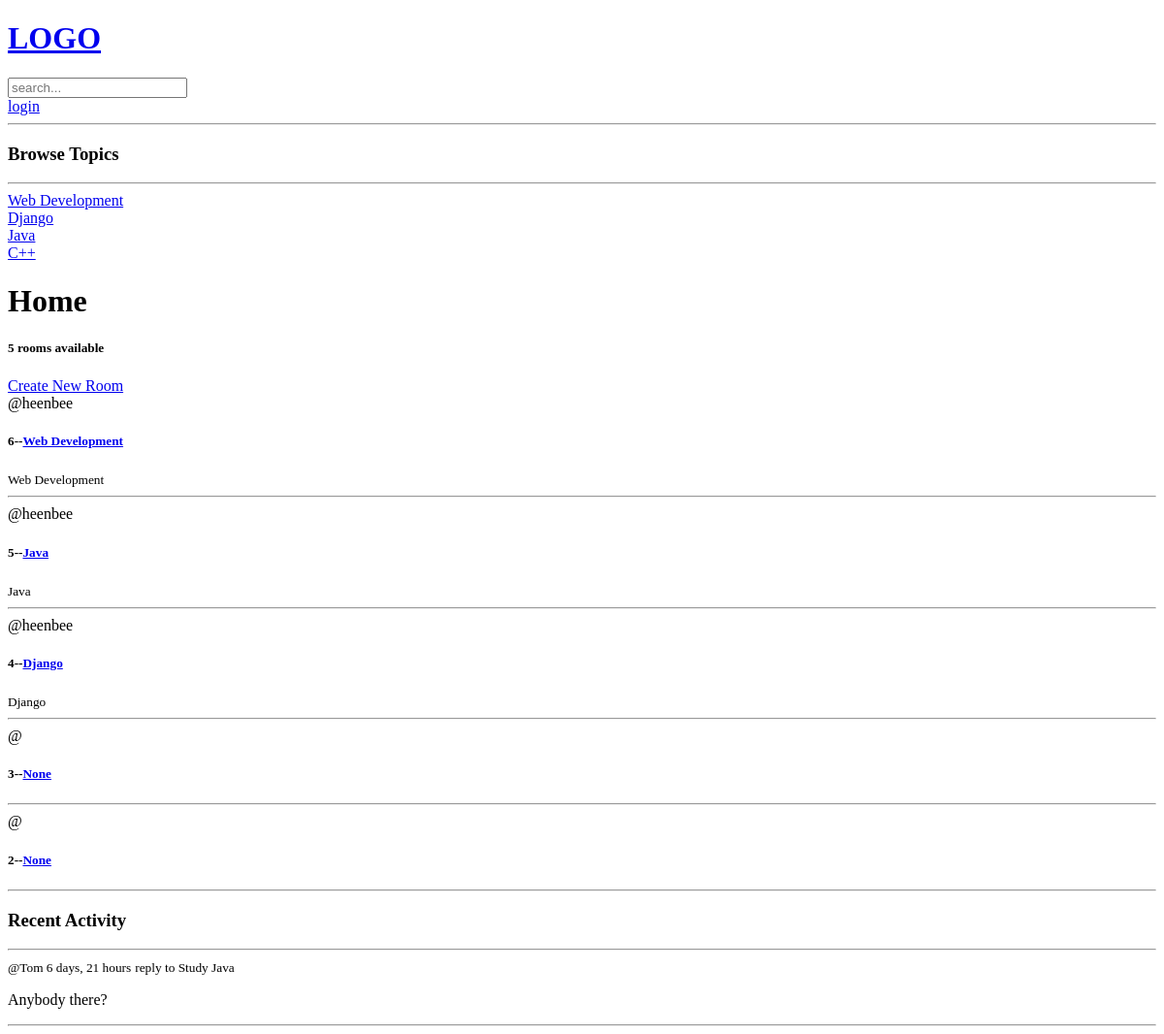
Before: / with the older database file.
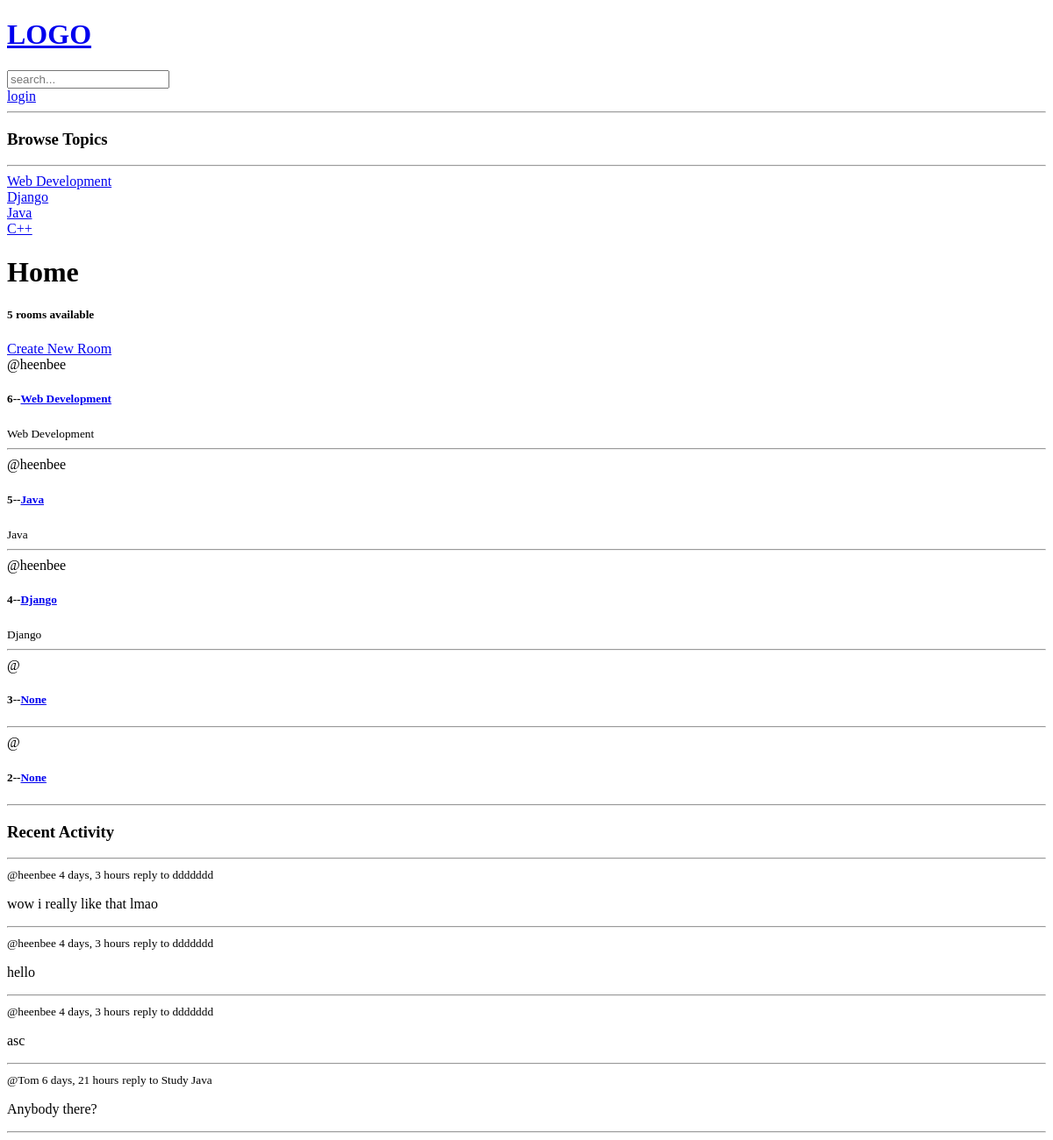
After: the same page with the newer database file.
### mainpage/models.py (models this page shows)
class Topic(models.Model):
    name = models.CharField(max_length=200)
    def __str__(self):
        return self.name

class Room(models.Model):
    host = models.ForeignKey(User, on_delete=models.SET_NULL, null=True)
    topic = models.ForeignKey(Topic, on_delete=models.SET_NULL, null=True)
    name = models.CharField(max_length=200)
    description = models.TextField(null=True, blank=True)
    participants = models.ManyToManyField(User, related_name='participants', blank=True)
    updated = models.DateTimeField(auto_now=True)
    created = models.DateTimeField(auto_now_add=True)
    class Meta:
        ordering =['-updated', '-created']
    def __str__(self):
        return self.name

class Message(models.Model):
    user = models.ForeignKey(User, on_delete=models.CASCADE)
    room = models.ForeignKey(Room, on_delete=models.CASCADE)
    body = models.TextField()
    updated = models.DateTimeField(auto_now=True)
    created = models.DateTimeField(auto_now_add=True)
    class Meta:
        ordering =['-updated', '-created']
    def __str__(self):
        return self.body[0:50]

### mainpage/views.py (the view)
# urls.py: 2. Add a URL to urlpatterns:  path('', views.home, name='home')
def home(request):
    q = request.GET.get('q') if request.GET.get('q') != None else '' # q is assigned value of string q when request intsance requests contain string q value..?
    rooms = Room.objects.filter( # can filter what kinds of data i want to show
        Q(topic__name__icontains= q) |
        Q(name__icontains= q) |
        Q(description__icontains= q)
        )
    topics = Topic.objects.all()
    room_count = rooms.count()
    room_messages = Message.objects.filter(Q(room__topic__name__icontains=q))
    return render(request, 'home.html', {'rooms':rooms, 'topics':topics, 'room_count':room_count, 'room_messages':room_messages}) # can feed context data in form of dictionary

### templates/home.html (shortened to what this page needs)
{% extends 'base.html' %}
{% block content %}
<div class='home-container'>
    <div>
        {% include 'topics_component.html' %}
    </div>
    <h1>Home</h1>
    <div>
        <h5>{{room_count}} rooms available</h5>
        <a href="{% url 'create-room' %}">Create New Room</a>
    </div>
        <div>
            {% for room in rooms %}
            <div>
                {% include 'feed_component.html' %}
            </div>
            {% endfor %}
            <div>
                {% include 'activity_component.html' %}
            </div>
        </div>
</div>
{% endblock %}

### templates/base.html (shortened to what this page needs)
<!DOCTYPE html>
<html lang="en">
<head>
</head>
<body>
    {% include 'navbar.html' %}
    {% block content %}
    {% endblock %}
</body>
</html>

### templates/navbar.html
<a href='#'>
    <h1>LOGO</h1>
</a>
<form method='GET' action='{% url "main-home" %}'>
    <input type='text' name='q' placeholder="search..."/>
</form>
{% if user.is_authenticated %}
    <p>Hello {{user}}</p>
    <a href="{% url 'logout' %}">logout</a>
{% else %}
    <a href="{% url 'login' %}">login</a>
{% endif %}
<hr />

### templates/topics_component.html
<h3>Browse Topics</h3>
        <hr />
        {% for topic in topics %}
        <div>
            <a href='{% url "main-home" %}?q={{topic.name}}'>{{topic.name}}</a>
        </div>
        {% endfor %}

### templates/feed_component.html (shortened to what this page needs)
<span>@{{ room.host.username }}</span>
<h5>{{room.id}}--<a href="{% url 'room' room.id %}">{{room.topic}}</a></h5>
<small>{{ room.topic.name }}</small>
<hr/>

### templates/activity_component.html (shortened to what this page needs)
<h3>Recent Activity</h3>
<hr />
{% for message in room_messages %}
<div>
    <small>@{{message.user}} {{message.created|timesince}}</small>
    <small>reply to {{message.room}}</small>
    <p>{{message}}</p>
    <hr />
</div>
{% endfor %}

Changed rows visible on the page:
added Message: user "heenbee", created "4 days, 3 hours", room "ddddddd", body "wow i really like that lmao"
added Message: user "heenbee", created "4 days, 3 hours", room "ddddddd", body "hello"
added Message: user "heenbee", created "4 days, 3 hours", room "ddddddd", body "asc"
